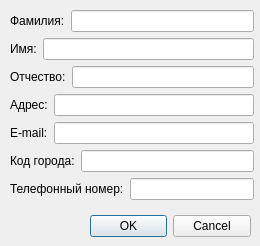
<?xml version="1.0" encoding="UTF-8"?>
<ui version="4.0">
 <class>NewCustomerDialog</class>
 <widget class="QDialog" name="NewCustomerDialog">
  <property name="geometry">
   <rect>
    <x>0</x>
    <y>0</y>
    <width>260</width>
    <height>246</height>
   </rect>
  </property>
  <property name="windowTitle">
   <string>Новый клиент</string>
  </property>
  <property name="windowIcon">
   <iconset resource="Icons.qrc">
    <normaloff>:/images/favicon.ico</normaloff>:/images/favicon.ico</iconset>
  </property>
  <widget class="QDialogButtonBox" name="DialogBtnBox">
   <property name="geometry">
    <rect>
     <x>90</x>
     <y>210</y>
     <width>161</width>
     <height>32</height>
    </rect>
   </property>
   <property name="orientation">
    <enum>Qt::Horizontal</enum>
   </property>
   <property name="standardButtons">
    <set>QDialogButtonBox::Cancel|QDialogButtonBox::Ok</set>
   </property>
  </widget>
  <widget class="QWidget" name="layoutWidget">
   <property name="geometry">
    <rect>
     <x>10</x>
     <y>10</y>
     <width>244</width>
     <height>192</height>
    </rect>
   </property>
   <layout class="QVBoxLayout" name="verticalLayout">
    <item>
     <layout class="QHBoxLayout" name="SurnameLayout">
      <item>
       <widget class="QLabel" name="SurnameLabel">
        <property name="text">
         <string>Фамилия:</string>
        </property>
       </widget>
      </item>
      <item>
       <widget class="QLineEdit" name="SurnameEdit"/>
      </item>
     </layout>
    </item>
    <item>
     <layout class="QHBoxLayout" name="NameLayout">
      <item>
       <widget class="QLabel" name="NameLabel">
        <property name="text">
         <string>Имя:</string>
        </property>
       </widget>
      </item>
      <item>
       <widget class="QLineEdit" name="NameEdit"/>
      </item>
     </layout>
    </item>
    <item>
     <layout class="QHBoxLayout" name="PatronomicLayout">
      <item>
       <widget class="QLabel" name="PatronomicLabel">
        <property name="text">
         <string>Отчество:</string>
        </property>
       </widget>
      </item>
      <item>
       <widget class="QLineEdit" name="PatronomicEdit"/>
      </item>
     </layout>
    </item>
    <item>
     <layout class="QHBoxLayout" name="AddressLayout">
      <item>
       <widget class="QLabel" name="AddressLabel">
        <property name="text">
         <string>Адрес:</string>
        </property>
       </widget>
      </item>
      <item>
       <widget class="QLineEdit" name="AddressEdit"/>
      </item>
     </layout>
    </item>
    <item>
     <layout class="QHBoxLayout" name="EmailLayout">
      <item>
       <widget class="QLabel" name="EmailLabel">
        <property name="text">
         <string>E-mail:</string>
        </property>
       </widget>
      </item>
      <item>
       <widget class="QLineEdit" name="EmailEdit"/>
      </item>
     </layout>
    </item>
    <item>
     <layout class="QHBoxLayout" name="PhoneCodeLayout">
      <item>
       <widget class="QLabel" name="PhoneCodeLabel">
        <property name="text">
         <string>Код города:</string>
        </property>
       </widget>
      </item>
      <item>
       <widget class="QLineEdit" name="PhoneCodeEdit">
        <property name="inputMask">
         <string/>
        </property>
        <property name="text">
         <string/>
        </property>
        <property name="maxLength">
         <number>5</number>
        </property>
       </widget>
      </item>
     </layout>
    </item>
    <item>
     <layout class="QHBoxLayout" name="PhoneNumberLayout">
      <item>
       <widget class="QLabel" name="PhoneNumberLabel">
        <property name="text">
         <string>Телефонный номер:</string>
        </property>
       </widget>
      </item>
      <item>
       <widget class="QLineEdit" name="PhoneNumberEdit">
        <property name="minimumSize">
         <size>
          <width>122</width>
          <height>0</height>
         </size>
        </property>
        <property name="inputMask">
         <string/>
        </property>
        <property name="maxLength">
         <number>7</number>
        </property>
       </widget>
      </item>
     </layout>
    </item>
   </layout>
  </widget>
 </widget>
 <resources>
  <include location="Icons.qrc"/>
 </resources>
 <connections>
  <connection>
   <sender>DialogBtnBox</sender>
   <signal>accepted()</signal>
   <receiver>NewCustomerDialog</receiver>
   <slot>accept()</slot>
   <hints>
    <hint type="sourcelabel">
     <x>248</x>
     <y>254</y>
    </hint>
    <hint type="destinationlabel">
     <x>157</x>
     <y>274</y>
    </hint>
   </hints>
  </connection>
  <connection>
   <sender>DialogBtnBox</sender>
   <signal>rejected()</signal>
   <receiver>NewCustomerDialog</receiver>
   <slot>reject()</slot>
   <hints>
    <hint type="sourcelabel">
     <x>316</x>
     <y>260</y>
    </hint>
    <hint type="destinationlabel">
     <x>286</x>
     <y>274</y>
    </hint>
   </hints>
  </connection>
 </connections>
</ui>
